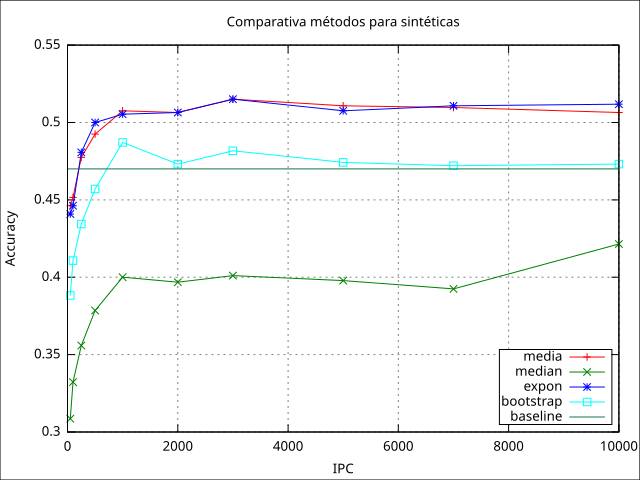

Recreate this plot in gnuplot.
set terminal svg size 640,480 fname 'Verdana' fsize 10
set object 1 rect from screen 0, 0, 0 to screen 1, 1, 0 behind
set object 1 rect fc  rgb 'white' fillstyle solid 1.0
set output './comparativa_metodos.svg'
set grid
set key box right bottom
set title 'Comparativa métodos para sintéticas'
set xlabel 'IPC'
set ylabel 'Accuracy'
plot './comparativa_metodos.txt' using 1:2 with linespoints title 'media', \
'' using 1:3 with linespoints title 'median', \
'' using 1:4 with linespoints title 'expon', \
'' using 1:5 with linespoints title 'bootstrap', \
'' using 6:7 with lines title 'baseline', \
